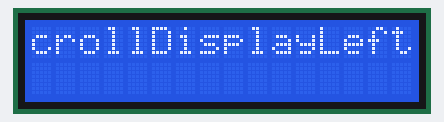
The sketch below on a simulated Arduino Uno, built with avr-gcc and run on an emulated ATmega328P. On the bench: 16×2 character LCD.

Above: at 0.1 s.
At 4.6 s:
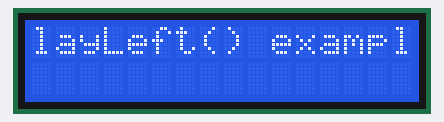
At 9.6 s:
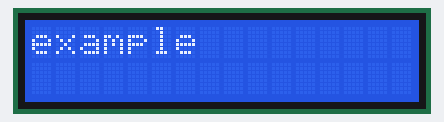
At 19.6 s:
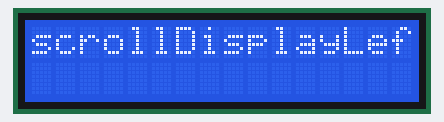
At 29.1 s:
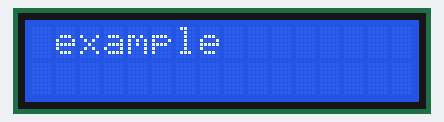
At 39.1 s:
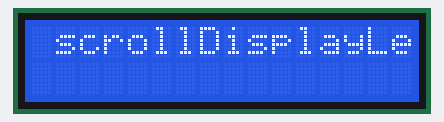

The sketch:

LCD_16x2_ScrollDisplayLeft.ino
```cpp
#include <LiquidCrystal.h>
// Creates an LCD object. Parameters: (RS, E, D4, D5, D6, D7)
LiquidCrystal lcd = LiquidCrystal(2, 3, 4, 5, 6, 7);
void setup() {
  lcd.begin(16, 2);
  lcd.print("scrollDisplayLeft() example");
}
void loop() {
  lcd.scrollDisplayLeft();
  delay(500);
}
```

Measured:
- what the display in image 1 shows lasts 0.5 s, from 4.6 s to 5.1 s
